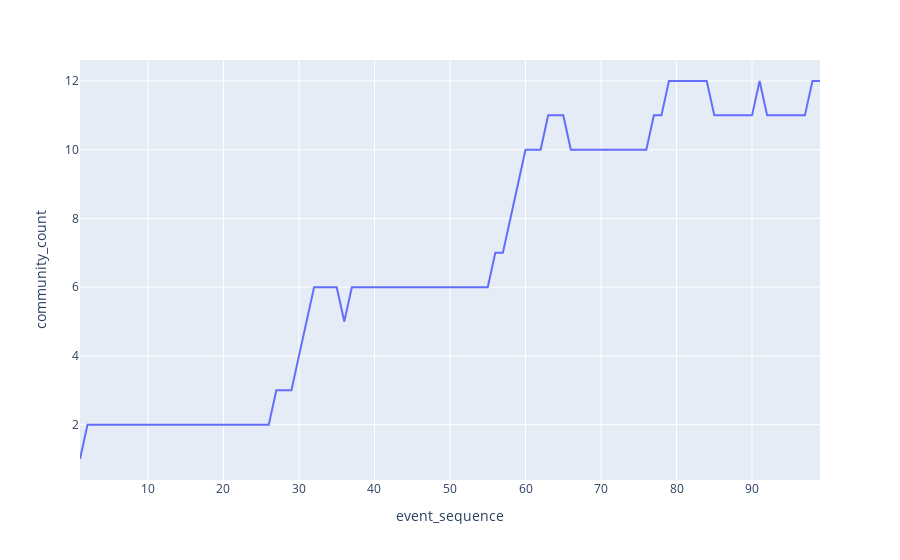

Notebook source saved alongside this figure:
### Code cell
# Visualize the time series of the community count

# Parse and clean the output from the last cell
s = pd.Series(output)
s.name = 'community_count'
s.index.name = 'event_sequence'

# Visualize it
fig_df = s.reset_index()
px.line(fig_df,
        x='event_sequence',
        y='community_count')

### Figure 1 — Plotly figure (JSON) as saved in the notebook; plotly's stock layout.template omitted (floating-point values rounded to 4 significant figures)
{"data": [{"hovertemplate": "event_sequence=%{x}<br>community_count=%{y}<extra></extra>", "legendgroup": "", "line": {"color": "#636efa", "dash": "solid"}, "mode": "lines", "name": "", "orientation": "v", "showlegend": false, "type": "scatter", "x": [1, 2, 3, 4, 5, 6, 7, 8, 9, 10, 11, 12, 13, 14, 15, 16, 17, 18, 19, 20, 21, 22, 23, 24, 25, 26, 27, 28, 29, 30, 31, 32, 33, 34, 35, 36, 37, 38, 39, 40, 41, 42, 43, 44, 45, 46, 47, 48, 49, 50, 51, 52, 53, 54, 55, 56, 57, 58, 59, 60, 61, 62, 63, 64, 65, 66, 67, 68, 69, 70, 71, 72, 73, 74, 75, 76, 77, 78, 79, 80, 81, 82, 83, 84, 85, 86, 87, 88, 89, 90, 91, 92, 93, 94, 95, 96, 97, 98, 99], "xaxis": "x", "y": [1, 2, 2, 2, 2, 2, 2, 2, 2, 2, 2, 2, 2, 2, 2, 2, 2, 2, 2, 2, 2, 2, 2, 2, 2, 2, 3, 3, 3, 4, 5, 6, 6, 6, 6, 5, 6, 6, 6, 6, 6, 6, 6, 6, 6, 6, 6, 6, 6, 6, 6, 6, 6, 6, 6, 7, 7, 8, 9, 10, 10, 10, 11, 11, 11, 10, 10, 10, 10, 10, 10, 10, 10, 10, 10, 10, 11, 11, 12, 12, 12, 12, 12, 12, 11, 11, 11, 11, 11, 11, 12, 11, 11, 11, 11, 11, 11, 12, 12], "yaxis": "y"}], "layout": {"autosize": true, "legend": {"tracegroupgap": 0}, "margin": {"t": 60}, "xaxis": {"anchor": "y", "autorange": true, "domain": [0, 1], "range": [1, 99], "title": {"text": "event_sequence"}, "type": "linear"}, "yaxis": {"anchor": "x", "autorange": true, "domain": [0, 1], "range": [0.3889, 12.61], "title": {"text": "community_count"}, "type": "linear"}}}
